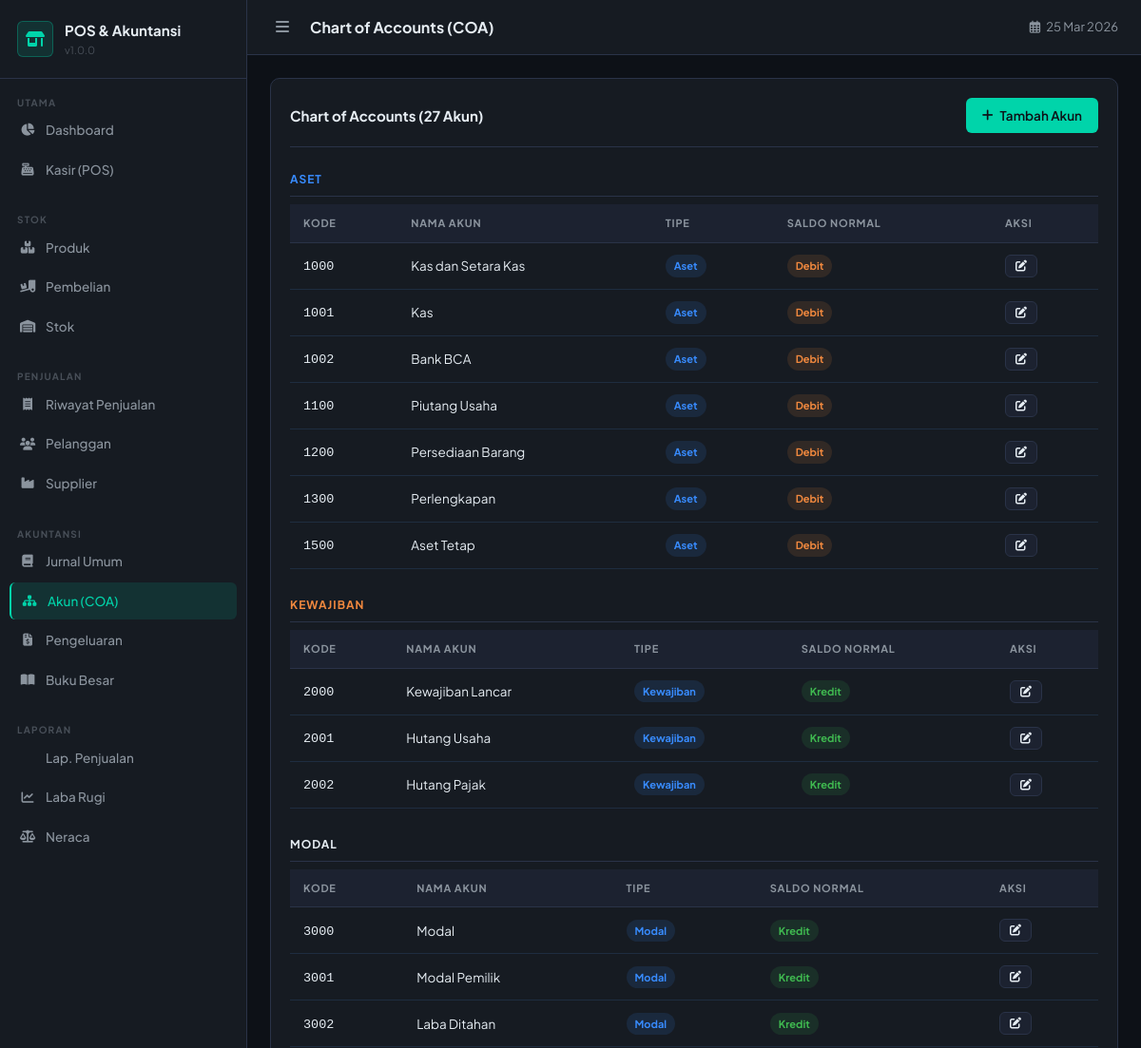
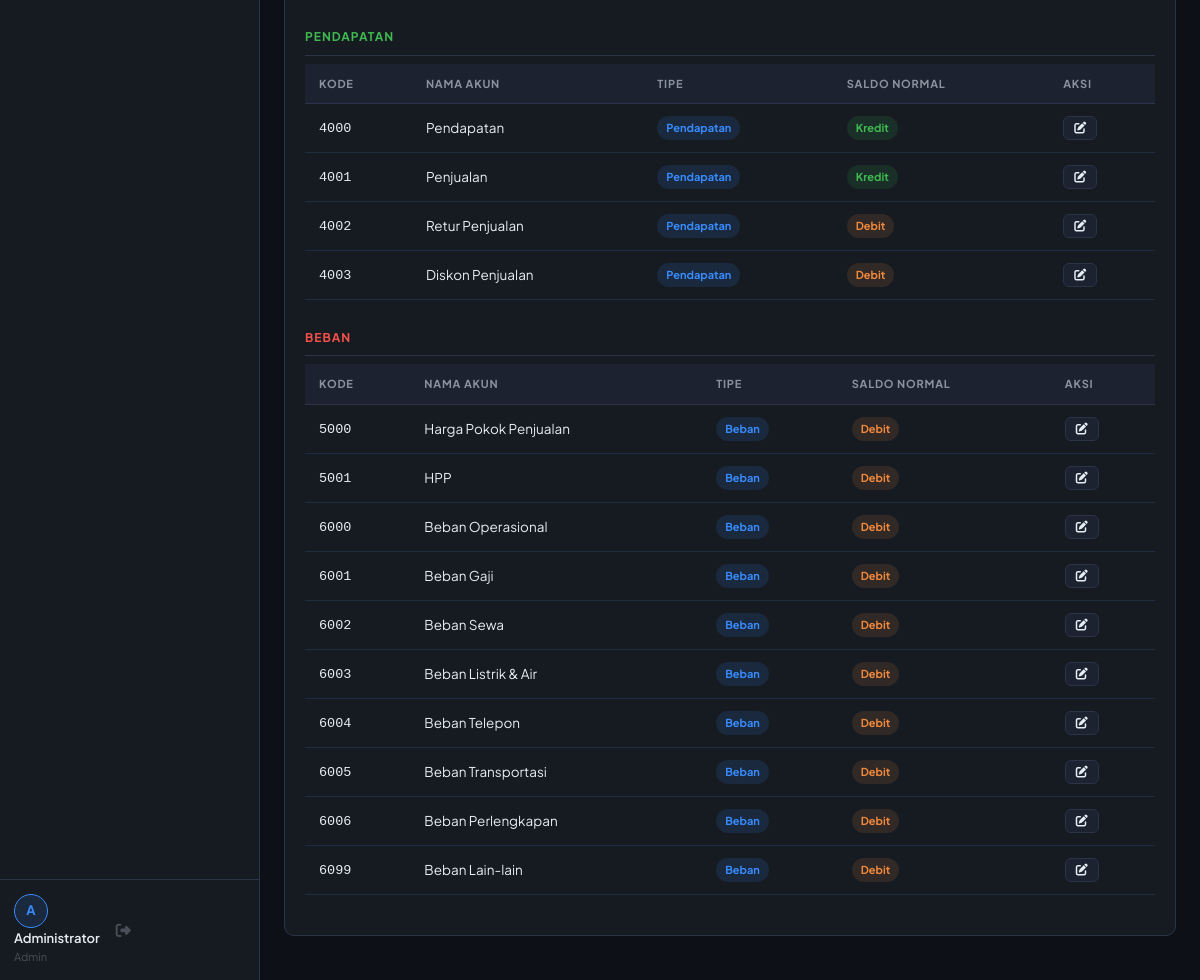
Screenshot of /modules/accounting/coa.php (signed in) with the database file from the repository (2 pictures, top to bottom).
### tables this page shows
CREATE TABLE `coa` (
  `id` INT AUTO_INCREMENT PRIMARY KEY,
  `code` VARCHAR(20) UNIQUE NOT NULL,
  `name` VARCHAR(150) NOT NULL,
  `type` ENUM('aset','kewajiban','modal','pendapatan','beban') NOT NULL,
  `normal_balance` ENUM('debit','kredit') NOT NULL,
  `parent_id` INT DEFAULT NULL,
  `is_active` TINYINT(1) DEFAULT 1,
  `created_at` DATETIME DEFAULT CURRENT_TIMESTAMP,
  FOREIGN KEY (`parent_id`) REFERENCES `coa`(`id`) ON DELETE SET NULL
);

### modules/accounting/coa.php (the view, shortened to what this page needs)
<?php
require_once __DIR__ . '/../../config/database.php';
$pageTitle = 'Chart of Accounts (COA)';
$activePage = 'coa';
$coas = $pdo->query("SELECT * FROM coa WHERE is_active=1 ORDER BY code")->fetchAll();
$grouped = [];
foreach ($coas as $c) { $grouped[$c['type']][] = $c; }
include dirname(__DIR__, 2) . '/includes/header.php';
?>
<div class="card">
  <div class="card-header">
    <span class="card-title">Chart of Accounts (<?= count($coas) ?> Akun)</span>
    <button class="btn btn-primary" onclick="openModal('modalCOA');document.getElementById('coa-id').value=''">
      <i class="fas fa-plus"></i> Tambah Akun
    </button>
  </div>
  <?php $typeLabels = ['aset'=>'ASET','kewajiban'=>'KEWAJIBAN','modal'=>'MODAL','pendapatan'=>'PENDAPATAN','beban'=>'BEBAN'];
        $typeColors = ['aset'=>'blue','kewajiban'=>'orange','modal'=>'teal','pendapatan'=>'green','beban'=>'red'];
  foreach ($typeLabels as $type => $label): if (!isset($grouped[$type])) continue; ?>
  <div style="margin-bottom:20px">
    <div style="font-weight:700;font-size:12px;letter-spacing:1px;padding:8px 0;border-bottom:1px solid var(--border);color:var(--<?= $typeColors[$type] ?>);margin-bottom:8px">
      <?= $label ?>
    </div>
    <table class="data-table">
      <thead><tr><th>Kode</th><th>Nama Akun</th><th>Tipe</th><th>Saldo Normal</th><th>Aksi</th></tr></thead>
      <tbody>
        <?php foreach ($grouped[$type] as $c): ?>
        <tr>
          <td><span style="font-family:monospace"><?= $c['code'] ?></span></td>
          <td><?= htmlspecialchars($c['name']) ?></td>
          <td><span class="badge badge-info"><?= ucfirst($c['type']) ?></span></td>
          <td><span class="badge badge-<?= $c['normal_balance']==='debit'?'warning':'success' ?>"><?= ucfirst($c['normal_balance']) ?></span></td>
          <td>
            <button class="btn btn-secondary btn-sm" onclick="editCoa(<?= htmlspecialchars(json_encode($c)) ?>)"><i class="fas fa-edit"></i></button>
          </td>
        </tr>
        <?php endforeach; ?>
      </tbody>
    </table>
  </div>
  <?php endforeach; ?>
</div>
<?php include dirname(__DIR__, 2) . '/includes/footer.php'; ?>

### includes/header.php (shortened to what this page needs)
<!DOCTYPE html>
<html lang="id">
<head>
<link rel="stylesheet" href="https://cdnjs.cloudflare.com/ajax/libs/font-awesome/6.5.0/css/all.min.css">
<link rel="stylesheet" href="<?= APP_URL ?>/assets/css/style.css">
</head>
<body>
<aside class="sidebar" id="sidebar">
  <div class="sidebar-brand">
    <div class="brand-icon"><i class="fas fa-store-alt"></i></div>
    <div class="brand-text">
      <span class="brand-name"><?= APP_NAME ?></span>
      <span class="brand-version">v<?= APP_VERSION ?></span>
    </div>
  </div>
  <nav class="sidebar-nav">
    <div class="nav-group">
      <span class="nav-label">UTAMA</span>
      <a href="<?= APP_URL ?>/dashboard.php" class="nav-item <?= ($activePage??'')==='dashboard'?'active':'' ?>">
        <i class="fas fa-chart-pie"></i><span>Dashboard</span>
      </a>
      <a href="<?= APP_URL ?>/modules/pos/kasir.php" class="nav-item <?= ($activePage??'')==='pos'?'active':'' ?>">
        <i class="fas fa-cash-register"></i><span>Kasir (POS)</span>
      </a>
    </div>
    <div class="nav-group">
      <span class="nav-label">STOK</span>
      <a href="<?= APP_URL ?>/modules/inventory/products.php" class="nav-item <?= ($activePage??'')==='products'?'active':'' ?>">
        <i class="fas fa-boxes"></i><span>Produk</span>
      </a>
      <a href="<?= APP_URL ?>/modules/inventory/purchases.php" class="nav-item <?= ($activePage??'')==='purchases'?'active':'' ?>">
        <i class="fas fa-truck-loading"></i><span>Pembelian</span>
      </a>
      <a href="<?= APP_URL ?>/modules/inventory/stock.php" class="nav-item <?= ($activePage??'')==='stock'?'active':'' ?>">
        <i class="fas fa-warehouse"></i><span>Stok</span>
      </a>
    </div>
    <div class="nav-group">
      <span class="nav-label">PENJUALAN</span>
      <a href="<?= APP_URL ?>/modules/pos/sales_list.php" class="nav-item <?= ($activePage??'')==='sales'?'active':'' ?>">
        <i class="fas fa-receipt"></i><span>Riwayat Penjualan</span>
      </a>
      <a href="<?= APP_URL ?>/modules/customers/index.php" class="nav-item <?= ($activePage??'')==='customers'?'active':'' ?>">
        <i class="fas fa-users"></i><span>Pelanggan</span>
      </a>
      <a href="<?= APP_URL ?>/modules/suppliers/index.php" class="nav-item <?= ($activePage??'')==='suppliers'?'active':'' ?>">
        <i class="fas fa-industry"></i><span>Supplier</span>
      </a>
    </div>
    <div class="nav-group">
      <span class="nav-label">AKUNTANSI</span>
      <a href="<?= APP_URL ?>/modules/accounting/journal.php" class="nav-item <?= ($activePage??'')==='journal'?'active':'' ?>">
        <i class="fas fa-book"></i><span>Jurnal Umum</span>
      </a>
      <a href="<?= APP_URL ?>/modules/accounting/coa.php" class="nav-item <?= ($activePage??'')==='coa'?'active':'' ?>">
        <i class="fas fa-sitemap"></i><span>Akun (COA)</span>
      </a>
      <a href="<?= APP_URL ?>/modules/accounting/expenses.php" class="nav-item <?= ($activePage??'')==='expenses'?'active':'' ?>">
        <i class="fas fa-file-invoice-dollar"></i><span>Pengeluaran</span>
      </a>
      <a href="<?= APP_URL ?>/modules/accounting/ledger.php" class="nav-item <?= ($activePage??'')==='ledger'?'active':'' ?>">
        <i class="fas fa-book-open"></i><span>Buku Besar</span>
      </a>
    </div>
    <div class="nav-group">
      <span class="nav-label">LAPORAN</span>
      <a href="<?= APP_URL ?>/modules/reports/sales_report.php" class="nav-item <?= ($activePage??'')==='sales_report'?'active':'' ?>">
        <i class="fas fa-file-chart-bar"></i><span>Lap. Penjualan</span>
      </a>
      <a href="<?= APP_URL ?>/modules/reports/laba_rugi.php" class="nav-item <?= ($activePage??'')==='laba_rugi'?'active':'' ?>">
        <i class="fas fa-chart-line"></i><span>Laba Rugi</span>
      </a>
      <a href="<?= APP_URL ?>/modules/reports/neraca.php" class="nav-item <?= ($activePage??'')==='neraca'?'active':'' ?>">
        <i class="fas fa-balance-scale"></i><span>Neraca</span>
      </a>
    </div>
  </nav>
  <div class="sidebar-footer">
    <div class="user-info">
      <div class="user-avatar"><?= strtoupper(substr($_SESSION['full_name']??'A',0,1)) ?></div>
      <div class="user-detail">
        <span class="user-name"><?= htmlspecialchars($_SESSION['full_name']??'Admin') ?></span>
        <span class="user-role"><?= ucfirst($_SESSION['role']??'') ?></span>
      </div>
    </div>
    <a href="<?= APP_URL ?>/logout.php" class="btn-logout" title="Logout"><i class="fas fa-sign-out-alt"></i></a>
  </div>
</aside>
<main class="main-content">
  <div class="topbar">
    <button class="btn-toggle-sidebar" onclick="toggleSidebar()"><i class="fas fa-bars"></i></button>
    <div class="page-title"><?= htmlspecialchars($pageTitle ?? '') ?></div>
    <div class="topbar-right">
      <span class="topbar-date"><i class="far fa-calendar-alt"></i> <?= date('d M Y') ?></span>
    </div>
  </div>
  <div class="page-body">

### includes/footer.php (shortened to what this page needs)
  </div>
</main>
</body>
</html>

### rows the page displays
coa: code "1000", name "Kas dan Setara Kas", type "Aset", normal_balance "Debit"
coa: code "1001", name "Kas", type "Aset", normal_balance "Debit"
coa: code "1002", name "Bank BCA", type "Aset", normal_balance "Debit"
coa: code "1100", name "Piutang Usaha", type "Aset", normal_balance "Debit"
coa: code "1200", name "Persediaan Barang", type "Aset", normal_balance "Debit"
coa: code "1300", name "Perlengkapan", type "Aset", normal_balance "Debit"
coa: code "1500", name "Aset Tetap", type "Aset", normal_balance "Debit"
coa: code "2000", name "Kewajiban Lancar", type "Kewajiban", normal_balance "Kredit"
coa: code "2001", name "Hutang Usaha", type "Kewajiban", normal_balance "Kredit"
coa: code "2002", name "Hutang Pajak", type "Kewajiban", normal_balance "Kredit"
coa: code "3000", name "Modal", type "Modal", normal_balance "Kredit"
coa: code "3001", name "Modal Pemilik", type "Modal", normal_balance "Kredit"
coa: code "3002", name "Laba Ditahan", type "Modal", normal_balance "Kredit"
coa: code "4000", name "Pendapatan", type "Pendapatan", normal_balance "Kredit"
coa: code "4001", name "Penjualan", type "Pendapatan", normal_balance "Kredit"
coa: code "4002", name "Retur Penjualan", type "Pendapatan", normal_balance "Debit"
coa: code "4003", name "Diskon Penjualan", type "Pendapatan", normal_balance "Debit"
coa: code "5000", name "Harga Pokok Penjualan", type "Beban", normal_balance "Debit"
coa: code "5001", name "HPP", type "Beban", normal_balance "Debit"
coa: code "6000", name "Beban Operasional", type "Beban", normal_balance "Debit"
coa: code "6001", name "Beban Gaji", type "Beban", normal_balance "Debit"
coa: code "6002", name "Beban Sewa", type "Beban", normal_balance "Debit"
coa: code "6003", name "Beban Listrik & Air", type "Beban", normal_balance "Debit"
coa: code "6004", name "Beban Telepon", type "Beban", normal_balance "Debit"
coa: code "6005", name "Beban Transportasi", type "Beban", normal_balance "Debit"
coa: code "6006", name "Beban Perlengkapan", type "Beban", normal_balance "Debit"
coa: code "6099", name "Beban Lain-lain", type "Beban", normal_balance "Debit"

### other values shown
APP_NAME "POS & Akuntansi"
APP_VERSION "1.0.0"
substr($_SESSION['full_name']??'A',0,1) "A"
$_SESSION['full_name'] "Administrator"
$_SESSION['role'] "Admin"
$pageTitle "Chart of Accounts (COA)"
count($coas) "27"
$label "ASET"
$label "KEWAJIBAN"
$label "MODAL"
$label "PENDAPATAN"
$label "BEBAN"
